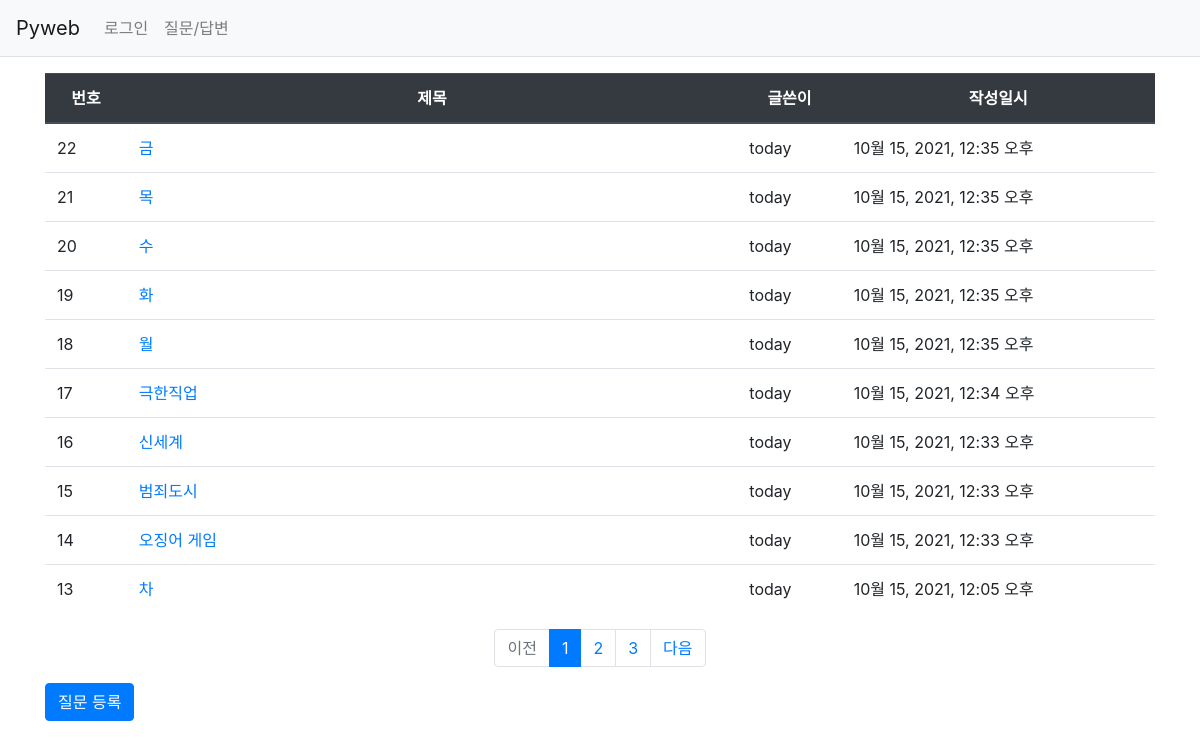
The app's page /pybo/board/ with its own data.
### pybo/models.py (models this page shows, shortened)
class Question(models.Model):
    author = models.ForeignKey(User, on_delete=models.CASCADE)
    subject = models.CharField(max_length=200)
    content = models.TextField()
    create_date = models.DateTimeField()
    modify_date = models.DateTimeField(null=True, blank=True)

### pybo/views.py (the view)
# urls.py: path('board/', views.board, name='board'),
def board(request):
    page = request.GET.get('page', '1')
    question_list = Question.objects.order_by('-create_date')   # 내림차순 정렬
    paginator = Paginator(question_list, 10)
    page_obj = paginator.get_page(page)
    context = {'question_list': page_obj}
    return render(request, 'pybo/question_list.html', context)

### pybo/templatetags/pybo_filter.py (called while the page is built)
@register.filter
def sub(value, arg):
    return value - arg

### templates/pybo/question_list.html
{% extends 'base.html' %}
{% load pybo_filter %}
{% block content %}
<div class="container my-3">
    <table class="table">
        <thead>
        <tr class="text-center thead-dark">
            <th>번호</th>
            <th style="width: 55%">제목</th>
            <th>글쓴이</th>
            <th>작성일시</th>
        </tr>
        </thead>
        <tbody>
        {% if question_list %}
            {% for question in question_list %}
            <tr>
                <td>{{ question_list.paginator.count|sub:question_list.start_index|sub:forloop.counter0|add:1 }}</td>
                <td>
                    <a href="{% url 'pybo:detail' question.id %}">
                        {{ question.subject }}
                    </a>
                </td>
                <td>{{ question.author.username }}</td>
                <td>{{ question.create_date }}</td>
            </tr>
            {% endfor %}
        {% endif %}
        </tbody>
    </table>
    <ul class="pagination justify-content-center">
        {% if question_list.has_previous %}
        <li class="page-item">
            <a class="page-link" href="?page={{ question_list.previous_page_number }}">
                이전
            </a>
        </li>
        {% else %}
       <li class="page-item disabled">
            <a class="page-link" tableindex="-1" aria-disabled="true" href="#">
                이전
            </a>
        </li>
        {% endif %}
        {% for page_number in question_list.paginator.page_range %}
            {% if page_number == question_list.number %}
            <li class="page-item active" aria-current="page">
                <a class="page-link" href="?page={{ page_number }}">
                    {{ page_number }}
                </a>
            </li>
            {% else %}
            <li class="page-item">
                <a class="page-link" href="?page={{ page_number }}">
                    {{ page_number }}
                </a>
            </li>
            {% endif %}
        {% endfor %}
        {% if question_list.has_next %}
        <li class="page-item">
            <a class="page-link" href="?page={{ question_list.next_page_number }}">
                다음
            </a>
        </li>
        {% else %}
       <li class="page-item disabled">
            <a class="page-link" tableindex="-1" aria-disabled="true" href="#">
                다음
            </a>
        </li>
        {% endif %}
    </ul>
    <a href="{% url 'pybo:question_create' %}" class="btn btn-primary">질문 등록</a>
</div>
{% endblock %}

### templates/base.html (shortened to what this page needs)
{% load static %}
<!DOCTYPE html>
<html lang="en">
<head>
    <link rel="stylesheet" href="{% static 'pybo/css/bootstrap.css' %}">
</head>
<body>
{% include 'navbar.html' %}
{% block content %}
{% endblock %}
</body>
</html>

### templates/navbar.html (shortened to what this page needs)
<!DOCTYPE html>
<html lang="en">
<head>
</head>
<body>
    <nav class="navbar navbar-expand-lg navbar-light bg-light border-bottom">
        <a class="navbar-brand" href="{% url 'pybo:index' %}">Pyweb</a>
        <div class="collapse navbar-collapse flex-grow-0" id="navbarNav">
            <ul class="navbar-nav">
                <li class="nav-item">
                    {% if user.is_authenticated %}
                        <a class="nav-link" href="{% url 'common:logout' %}">{{ user.username }}(로그아웃)</a>
                    {% else %}
                        <a class="nav-link" href="{% url 'common:login' %}">로그인</a>
                    {% endif %}
                </li>
                <li class="nav-item">
                    <a class="nav-link" href="{% url 'pybo:board' %}">질문/답변</a>
                </li>
            </ul>
        </div>
    </nav>
</body>
</html>

### records on screen
Question: paginator.count|sub "22", subject "금", author.username "today", create_date "10월 15, 2021, 12:35 오후"
Question: paginator.count|sub "21", subject "목", author.username "today", create_date "10월 15, 2021, 12:35 오후"
Question: paginator.count|sub "20", subject "수", author.username "today", create_date "10월 15, 2021, 12:35 오후"
Question: paginator.count|sub "19", subject "화", author.username "today", create_date "10월 15, 2021, 12:35 오후"
Question: paginator.count|sub "18", subject "월", author.username "today", create_date "10월 15, 2021, 12:35 오후"
Question: paginator.count|sub "17", subject "극한직업", author.username "today", create_date "10월 15, 2021, 12:34 오후"
Question: paginator.count|sub "16", subject "신세계", author.username "today", create_date "10월 15, 2021, 12:33 오후"
Question: paginator.count|sub "15", subject "범죄도시", author.username "today", create_date "10월 15, 2021, 12:33 오후"
Question: paginator.count|sub "14", subject "오징어 게임", author.username "today", create_date "10월 15, 2021, 12:33 오후"
Question: paginator.count|sub "13", subject "차", author.username "today", create_date "10월 15, 2021, 12:05 오후"

### other values on screen
{{ page_number }} "1"
{{ page_number }} "2" "3"
